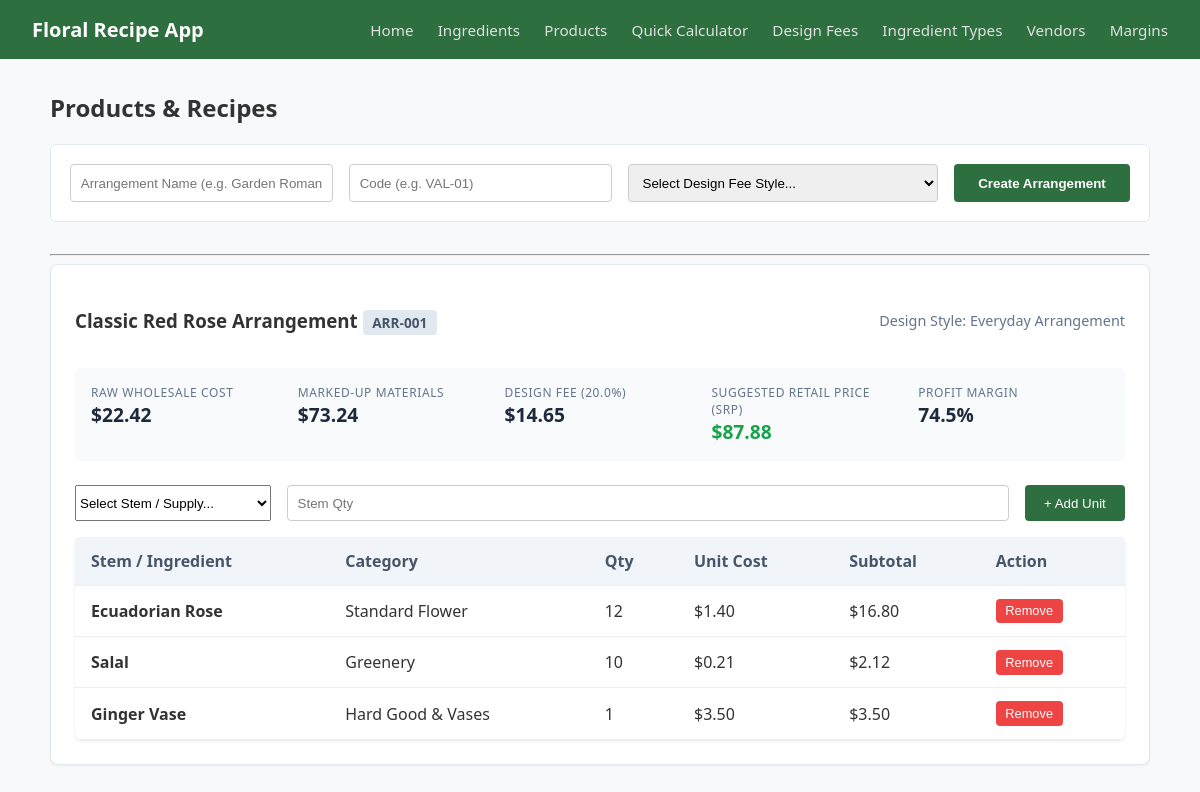
/products, run on an earlier commit of the app's database.
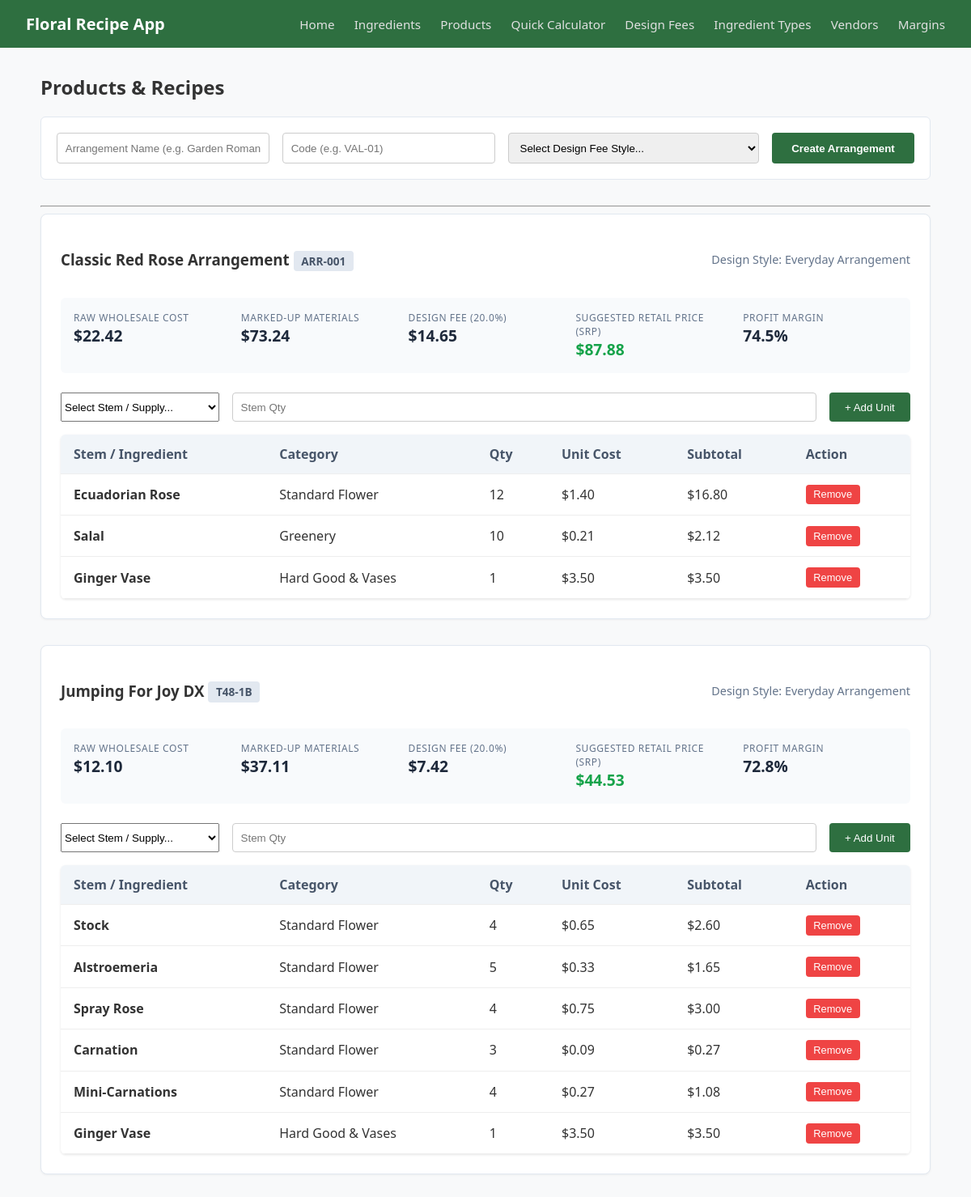
And on a later commit of the database.
### models.py (models this page shows, shortened)
class Product(db.Model):
    __tablename__ = 'products'
    id = db.Column(db.Integer, primary_key=True)
    name = db.Column(db.String(200), nullable=False)
    product_code = db.Column(db.String(20), nullable=False)
    actual_price = db.Column(db.Float, nullable=True)
    design_type_id = db.Column(db.Integer, db.ForeignKey('design_types.id'), nullable=False)
    recipe_items = db.relationship('ProductIngredient', backref='product', cascade="all, delete-orphan", lazy=True)
    @property
    def raw_wholesale_cost(self):
        return sum((item.ingredient.cost_per_pkg / item.ingredient.qty_per_pkg) * item.quantity for item in self.recipe_items)
    @property
    def marked_up_cost(self):
        total = 0.0
        for item in self.recipe_items:
            markup = item.ingredient.type_info.markup if item.ingredient.type_info else 1.0
            total += ((item.ingredient.cost_per_pkg / item.ingredient.qty_per_pkg) * item.quantity) * markup
        return total
    @property
    def design_fee(self):
        fee_pct = self.design_style.design_fee_percentage if self.design_style else 0.0
        return self.marked_up_cost * (fee_pct / 100.00)
    @property
    def suggested_retail_price(self):
        return self.marked_up_cost + self.design_fee
    @property
    def profit_margin_percentage(self):
        srp = self.suggested_retail_price
        if srp == 0:
            return 0.0
        return ((srp - self.raw_wholesale_cost) / srp) * 100.0

class DesignType(db.Model):
    __tablename__ = 'design_types'
    id = db.Column(db.Integer, primary_key=True)
    name = db.Column(db.String(50), nullable=False, unique=True) # Default, Simple, Complex, Plant etc.
    design_fee_percentage = db.Column(db.Float, default = 20.00)
    products = db.relationship('Product', backref='design_style', lazy=True)

class Ingredient(db.Model):
    __tablename__ = 'ingredients'
    id = db.Column(db.Integer, primary_key=True)
    name = db.Column(db.String(100), nullable=False)
    cost_per_pkg = db.Column(db.Float, nullable=False)
    qty_per_pkg = db.Column(db.Float, nullable=False)
    ingredient_type_id = db.Column(db.Integer, db.ForeignKey('ingredient_types.id'), nullable=False)
    vendor_id = db.Column(db.Integer, db.ForeignKey('vendors.id'), nullable=True)

class ProductIngredient(db.Model):
    __tablename__ = 'product_ingredients'
    id = db.Column(db.Integer, primary_key=True)
    quantity = db.Column(db.Integer, nullable=False, default=1)
    product_id = db.Column(db.Integer, db.ForeignKey('products.id'), nullable=False)
    ingredient_id = db.Column(db.Integer, db.ForeignKey('ingredients.id'), nullable=False)
    ingredient = db.relationship('Ingredient')

class IngredientType(db.Model):
    __tablename__ = 'ingredient_types'
    id = db.Column(db.Integer, primary_key=True)
    name = db.Column(db.String(50), nullable=False, unique=True) # e.g. Flower, Filler, Supply
    markup = db.Column(db.Float, default=4.0) # Multiplier
    ingredients = db.relationship('Ingredient', backref='type_info', lazy=True)

### app.py (the view, shortened to what this page needs)
@app.route('/products', methods=['GET','POST'])
def products():
    all_products = models.Product.query.all()
    all_ingredients = models.Ingredient.query.all()
    all_design_types = models.DesignType.query.all()
    return render_template(
        'products.html',
        products=all_products,
        ingredients=all_ingredients,
        design_types=all_design_types
    )

### templates/products.html (shortened to what this page needs)
{% extends 'base.html' %}
{% block content %}
<h2>Products & Recipes</h2>
<form method="POST" class="form-stacked">
    <div class="form-row">
        <input type="text" name="name" placeholder="Arrangement Name (e.g. Garden Romance)" required>
        <input type="text" name="product_code" placeholder="Code (e.g. VAL-01)" required>
        <select name="design_type_id" required>
            <option value="" disabled selected>Select Design Fee Style...</option>
        </select>
        <button type="submit">Create Arrangement</button>
    </div>
</form>
<hr>
{% for product in products %}
<div class="product-card">
    <div class="product-header">
        <h3>{{ product.name }} <span class="badge">{{ product.product_code }}</span></h3>
        <span class="design-style">Design Style: {{ product.design_style.name if product.design_style else 'N/A' }}</span>
    </div>
     <div class="pricing-summary">
        <div class="metric">
            <label>Raw Wholesale Cost</label>
            <span>${{ "%.2f"|format(product.raw_wholesale_cost) }}</span>
        </div>
        <div class="metric">
            <label>Marked-Up Materials</label>
            <span>${{ "%.2f"|format(product.marked_up_cost) }}</span>
        </div>
        <div class="metric">
            <label>Design Fee ({{ product.design_style.design_fee_percentage if product.design_style else 0 }}%)</label>
            <span>${{ "%.2f"|format(product.design_fee) }}</span>
        </div>
        <div class="metric highlight">
            <label>Suggested Retail Price (SRP)</label>
            <span>${{ "%.2f"|format(product.suggested_retail_price) }}</span>
        </div>
        <div class="metric">
            <label>Profit Margin</label>
            <span>{{ "%.1f"|format(product.profit_margin_percentage) }}%</span>
        </div>
    </div>
    <form method="POST" class="form-inline recipe-add-form">
        <select name="ingredient_id" required>
            <option value="" disabled selected>Select Stem / Supply...</option>
        </select>
        <input type="number" name="quantity" placeholder="Stem Qty" min="1" required>
        <button type="submit">+ Add Unit</button>
    </form>
    <table class="data-table">
        <thead>
            <tr>
                <th>Stem / Ingredient</th>
                <th>Category</th>
                <th>Qty</th>
                <th>Unit Cost</th>
                <th>Subtotal</th>
                <th>Action</th>
            </tr>
        </thead>
        <tbody>
            {% for item in product.recipe_items %}
            <tr>
                <td><strong>{{ item.ingredient.name }}</strong></td>
                <td>{{ item.ingredient.type_info.name }}</td>
                <td>{{ item.quantity }}</td>
                <td>${{ "%.2f"|format(item.ingredient.cost_per_pkg / item.ingredient.qty_per_pkg) }}</td>
                <td>${{ "%.2f"|format((item.ingredient.cost_per_pkg / item.ingredient.qty_per_pkg) * item.quantity) }}</td>
                <td>
                    <form method="POST" style="display:inline;">
                        <button type="submit" class="btn-danger">Remove</button>
                    </form>
                </td>
            </tr>
            {% else %}
            <tr><td colspan="6">No recipe stems added yet. Add ingredients above!</td></tr>
            {% endfor %}
        </tbody>
    </table>
</div>
{% else %}
<p>No products created yet. Add your first arrangement above!</p>
{% endfor %}
{% endblock %}

What changed in the data, as far as the page shows it:
added Product: name "Jumping For Joy DX", product_code "T48-1B", design_style "Everyday Arrangement", {{ "%.2f"|format(product.marked_up_cost) }} "37.11", design_style "20.0", {{ "%.2f"|format(product.design_fee) }} "7.42", {{ "%.2f"|format(product.suggested_retail_price) }} "44.53", {{ "%.1f"|format(product.profit_margin_percentage) }} "72.8"
added Ingredient: raw_wholesale_cost "12.10", item.ingredient.cost_per_pkg/item.ingredient.qty_per_pkg "0.65", cost_per_pkg+qty_per_pkg "2.60"
added ProductIngredient: ingredient.name "Stock", ingredient.type_info.name "Standard Flower", quantity "4", shown under "Jumping For Joy DX"
added ProductIngredient: ingredient.name "Alstroemeria", ingredient.type_info.name "Standard Flower", quantity "5", shown under "Jumping For Joy DX"
added Ingredient: item.ingredient.cost_per_pkg/item.ingredient.qty_per_pkg "0.33", cost_per_pkg+qty_per_pkg "1.65"
added ProductIngredient: ingredient.name "Spray Rose", ingredient.type_info.name "Standard Flower", quantity "4", shown under "Jumping For Joy DX"
added Ingredient: item.ingredient.cost_per_pkg/item.ingredient.qty_per_pkg "0.75", cost_per_pkg+qty_per_pkg "3.00"
added ProductIngredient: ingredient.name "Carnation", ingredient.type_info.name "Standard Flower", quantity "3", shown under "Jumping For Joy DX"
now on this page (row unchanged): Ingredient: item.ingredient.cost_per_pkg/item.ingredient.qty_per_pkg "0.09", cost_per_pkg+qty_per_pkg "0.27"
added ProductIngredient: ingredient.name "Mini-Carnations", ingredient.type_info.name "Standard Flower", quantity "4", shown under "Jumping For Joy DX"
added Ingredient: item.ingredient.cost_per_pkg/item.ingredient.qty_per_pkg "0.27", cost_per_pkg+qty_per_pkg "1.08"
added ProductIngredient: ingredient.name "Ginger Vase", ingredient.type_info.name "Hard Good & Vases", quantity "1", Ingredient.item.ingredient.cost_per_pkg/item.ingredient.qty_per_pkg "3.50", Ingredient.cost_per_pkg+qty_per_pkg "3.50", shown under "Jumping For Joy DX"
